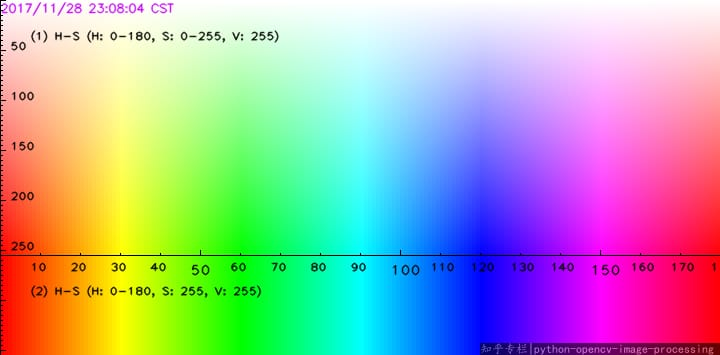
#> input picture colors.jpeg, 720 x 355 px, found by its file name
$ python imglining.py
#> lines starting #> are read from the running program, lines starting #| are printed output that depends on the picture; after the words box and inside, x2 and y2 are one past the last pixel; in counts of white or black regions, pixels touching at a corner belong together
import cv2
import numpy as np

def nothing (x):
    pass
def createTrackbar():
    cv2.namedWindow("thresholding")
    cv2.createTrackbar("H_min","thresholding",0,255,nothing)
    cv2.createTrackbar("H_max","thresholding",0,255,nothing)
    cv2.createTrackbar("S_min","thresholding",0,255,nothing)
    cv2.createTrackbar("S_max","thresholding",0,255,nothing)
    cv2.createTrackbar("V_min","thresholding",0,255,nothing)
    cv2.createTrackbar("V_max","thresholding",0,255,nothing)

img= cv2.imread("images/colors.jpeg")
#> img is the input picture: shape (355, 720, 3); mean B, G, R 170.9, 171.2, 169.8
cv2.imshow("original image",img)
img_graycolor=cv2.cvtColor(img, cv2.COLOR_BGR2GRAY)
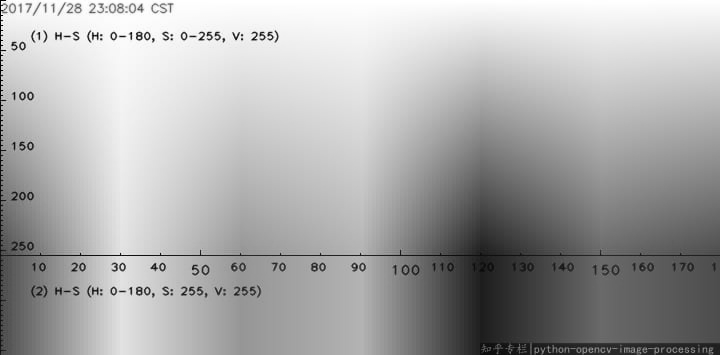
#> img_graycolor: shape (355, 720); min 0, max 255, mean 170.8
cv2.imshow("grayscale image",img_graycolor)

createTrackbar()
#> slider 'H_min' is set to 51
#> slider 'H_max' is set to 255
#> slider 'S_min' is set to 51
#> slider 'S_max' is set to 255
#> slider 'V_min' is set to 51
#> slider 'V_max' is set to 255
while True:
    H_min=cv2.getTrackbarPos("H_min","thresholding")
    H_max=cv2.getTrackbarPos("H_max","thresholding")
    V_min=cv2.getTrackbarPos("V_min","thresholding")
    V_max=cv2.getTrackbarPos("V_max","thresholding")
    S_min=cv2.getTrackbarPos("S_min","thresholding")
    S_max=cv2.getTrackbarPos("S_max","thresholding")
    img_hsv=cv2.cvtColor(img, cv2.COLOR_BGR2HSV)
#> img_hsv: shape (355, 720, 3); mean H, S, V 90.4, 162.3, 249.4
    lower=np.array([H_min,S_min,V_min])
    upper=np.array([H_max,S_max,V_max])
    thresh_img=cv2.inRange(img,lower,upper)
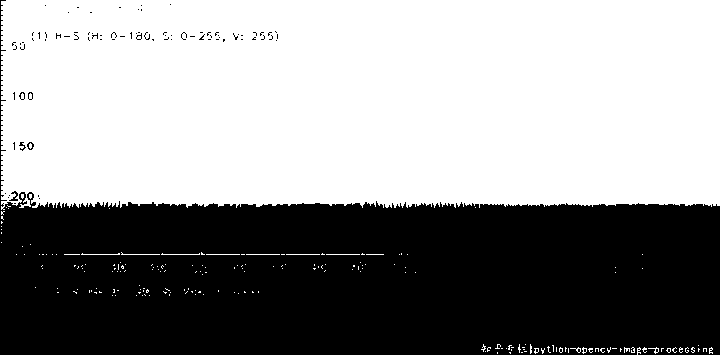
#> thresh_img: shape (355, 720); 57.7% white; 82 black regions (76 under 20 px), largest, box (x1, y1, x2, y2) and area: (0, 0, 720, 355) 107512, (9, 191, 18, 201) 40, (27, 142, 34, 150) 28, (19, 142, 26, 151) 26, (19, 92, 25, 100) 22, (28, 92, 33, 100) 20

    cv2.imshow("threshimage",thresh_img)
    key=cv2.waitKey(1)
#> (key q is pressed here)
    if(key==ord('q')):
        break
cv2.waitKey(0)
cv2.destroyAllWindows()

$ run again, with book_page.jpg copied over colors.jpeg
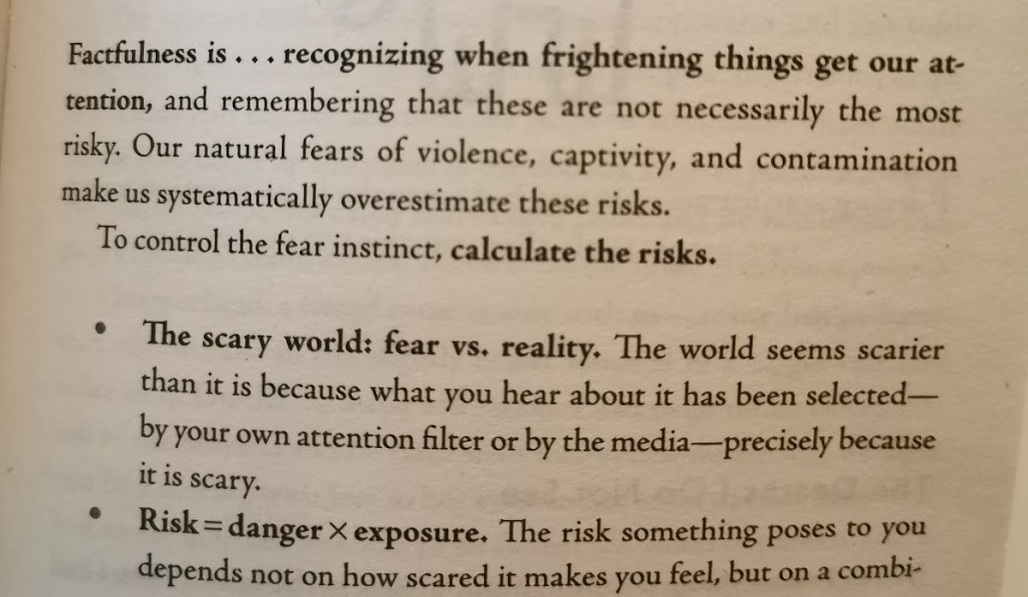
#> input picture book_page.jpg, 1028 x 597 px, found by its file name
#> img is the input picture: shape (597, 1028, 3); mean B, G, R 138.6, 158.5, 174.5
#> `img_graycolor=cv2.cvtColor(img, cv2.COLOR_BGR2GRAY)`:
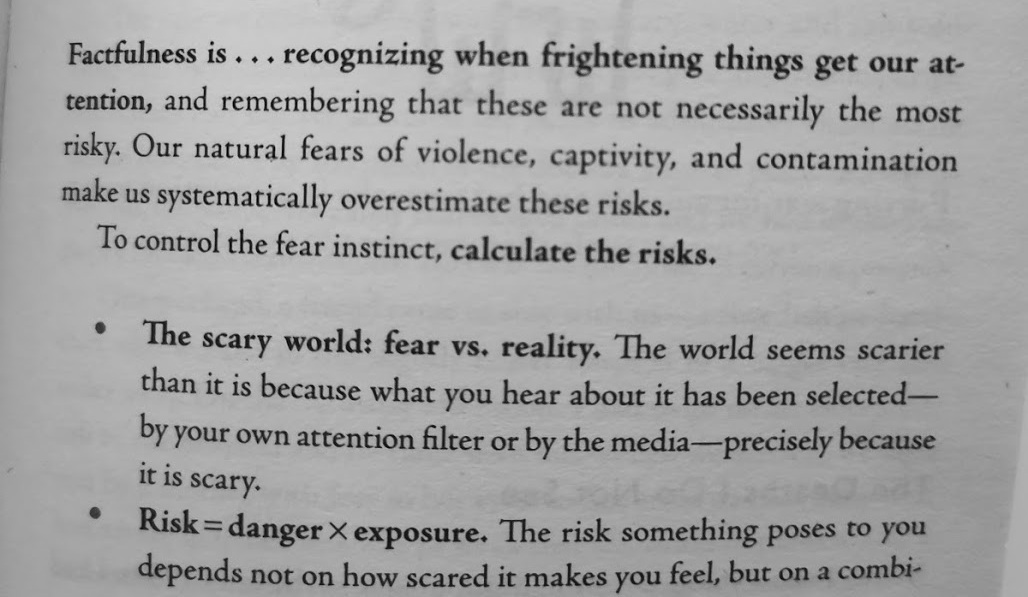
#> img_graycolor: shape (597, 1028); min 1, max 214, mean 161
#> img_hsv: shape (597, 1028, 3); mean H, S, V 16.6, 57.3, 174.5
#> `thresh_img=cv2.inRange(img,lower,upper)`:
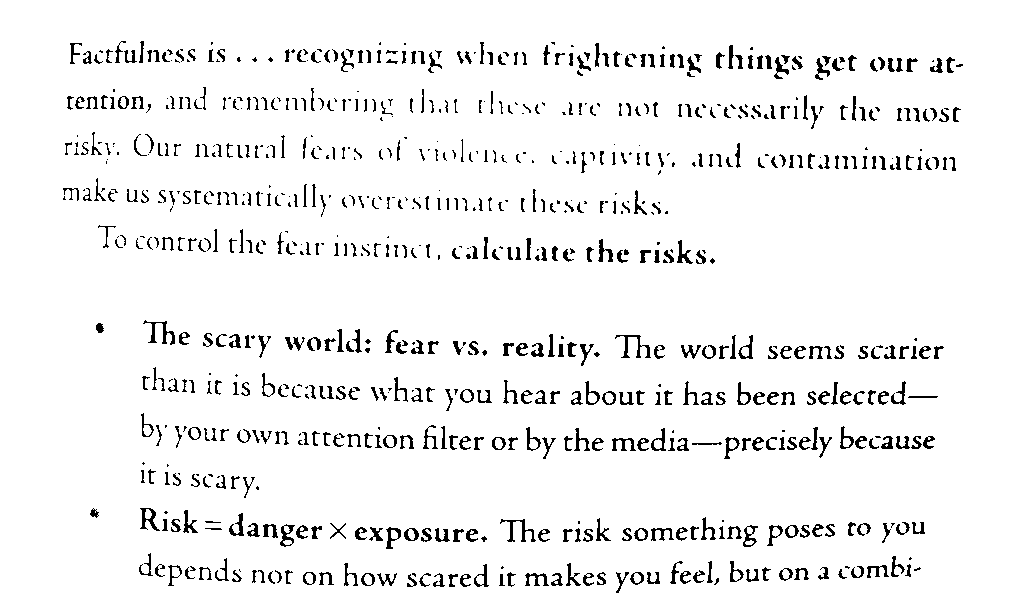
#> thresh_img: shape (597, 1028); 94.6% white; black in thin lines or dots, all inside (x1, y1, x2, y2) = (63, 41, 963, 593)
